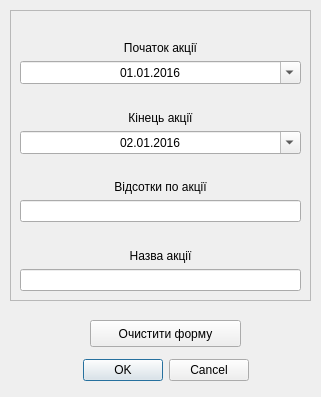
<?xml version="1.0" encoding="UTF-8"?>
<ui version="4.0">
 <class>Dialog_actions</class>
 <widget class="QDialog" name="Dialog_actions">
  <property name="geometry">
   <rect>
    <x>0</x>
    <y>0</y>
    <width>321</width>
    <height>397</height>
   </rect>
  </property>
  <property name="windowTitle">
   <string>Dialog</string>
  </property>
  <property name="modal">
   <bool>true</bool>
  </property>
  <widget class="QDialogButtonBox" name="buttonBox">
   <property name="geometry">
    <rect>
     <x>20</x>
     <y>350</y>
     <width>291</width>
     <height>41</height>
    </rect>
   </property>
   <property name="orientation">
    <enum>Qt::Horizontal</enum>
   </property>
   <property name="standardButtons">
    <set>QDialogButtonBox::Cancel|QDialogButtonBox::Ok</set>
   </property>
   <property name="centerButtons">
    <bool>true</bool>
   </property>
  </widget>
  <widget class="QFrame" name="frame">
   <property name="geometry">
    <rect>
     <x>10</x>
     <y>10</y>
     <width>301</width>
     <height>291</height>
    </rect>
   </property>
   <property name="frameShape">
    <enum>QFrame::StyledPanel</enum>
   </property>
   <property name="frameShadow">
    <enum>QFrame::Plain</enum>
   </property>
   <widget class="QWidget" name="gridLayoutWidget">
    <property name="geometry">
     <rect>
      <x>10</x>
      <y>10</y>
      <width>281</width>
      <height>271</height>
     </rect>
    </property>
    <layout class="QGridLayout" name="gridLayout">
     <item row="6" column="0">
      <widget class="QLabel" name="label_4">
       <property name="text">
        <string>Назва акції</string>
       </property>
       <property name="alignment">
        <set>Qt::AlignBottom|Qt::AlignHCenter</set>
       </property>
      </widget>
     </item>
     <item row="4" column="0">
      <widget class="QLabel" name="label_3">
       <property name="text">
        <string>Відсотки по акції</string>
       </property>
       <property name="alignment">
        <set>Qt::AlignBottom|Qt::AlignHCenter</set>
       </property>
      </widget>
     </item>
     <item row="5" column="0">
      <widget class="QLineEdit" name="action_percent_field">
       <property name="layoutDirection">
        <enum>Qt::LeftToRight</enum>
       </property>
       <property name="alignment">
        <set>Qt::AlignCenter</set>
       </property>
      </widget>
     </item>
     <item row="3" column="0">
      <widget class="QDateEdit" name="stop_action_date">
       <property name="alignment">
        <set>Qt::AlignCenter</set>
       </property>
       <property name="displayFormat">
        <string>dd.MM.yyyy</string>
       </property>
       <property name="calendarPopup">
        <bool>true</bool>
       </property>
       <property name="date">
        <date>
         <year>2016</year>
         <month>1</month>
         <day>2</day>
        </date>
       </property>
      </widget>
     </item>
     <item row="2" column="0">
      <widget class="QLabel" name="label_2">
       <property name="text">
        <string>Кінець акції</string>
       </property>
       <property name="alignment">
        <set>Qt::AlignBottom|Qt::AlignHCenter</set>
       </property>
      </widget>
     </item>
     <item row="1" column="0">
      <widget class="QDateEdit" name="start_action_date">
       <property name="alignment">
        <set>Qt::AlignCenter</set>
       </property>
       <property name="dateTime">
        <datetime>
         <hour>0</hour>
         <minute>0</minute>
         <second>0</second>
         <year>2016</year>
         <month>1</month>
         <day>1</day>
        </datetime>
       </property>
       <property name="displayFormat">
        <string>dd.MM.yyyy</string>
       </property>
       <property name="calendarPopup">
        <bool>true</bool>
       </property>
       <property name="date">
        <date>
         <year>2016</year>
         <month>1</month>
         <day>1</day>
        </date>
       </property>
      </widget>
     </item>
     <item row="0" column="0">
      <widget class="QLabel" name="label">
       <property name="text">
        <string>Початок акції</string>
       </property>
       <property name="alignment">
        <set>Qt::AlignBottom|Qt::AlignHCenter</set>
       </property>
      </widget>
     </item>
     <item row="7" column="0">
      <widget class="QLineEdit" name="action_name_field">
       <property name="alignment">
        <set>Qt::AlignCenter</set>
       </property>
      </widget>
     </item>
    </layout>
   </widget>
  </widget>
  <widget class="QPushButton" name="clear_action_form">
   <property name="geometry">
    <rect>
     <x>90</x>
     <y>320</y>
     <width>151</width>
     <height>27</height>
    </rect>
   </property>
   <property name="text">
    <string>Очистити форму</string>
   </property>
  </widget>
 </widget>
 <resources/>
 <connections>
  <connection>
   <sender>buttonBox</sender>
   <signal>accepted()</signal>
   <receiver>Dialog_actions</receiver>
   <slot>accept()</slot>
   <hints>
    <hint type="sourcelabel">
     <x>248</x>
     <y>254</y>
    </hint>
    <hint type="destinationlabel">
     <x>157</x>
     <y>274</y>
    </hint>
   </hints>
  </connection>
  <connection>
   <sender>buttonBox</sender>
   <signal>rejected()</signal>
   <receiver>Dialog_actions</receiver>
   <slot>reject()</slot>
   <hints>
    <hint type="sourcelabel">
     <x>316</x>
     <y>260</y>
    </hint>
    <hint type="destinationlabel">
     <x>286</x>
     <y>274</y>
    </hint>
   </hints>
  </connection>
 </connections>
</ui>
